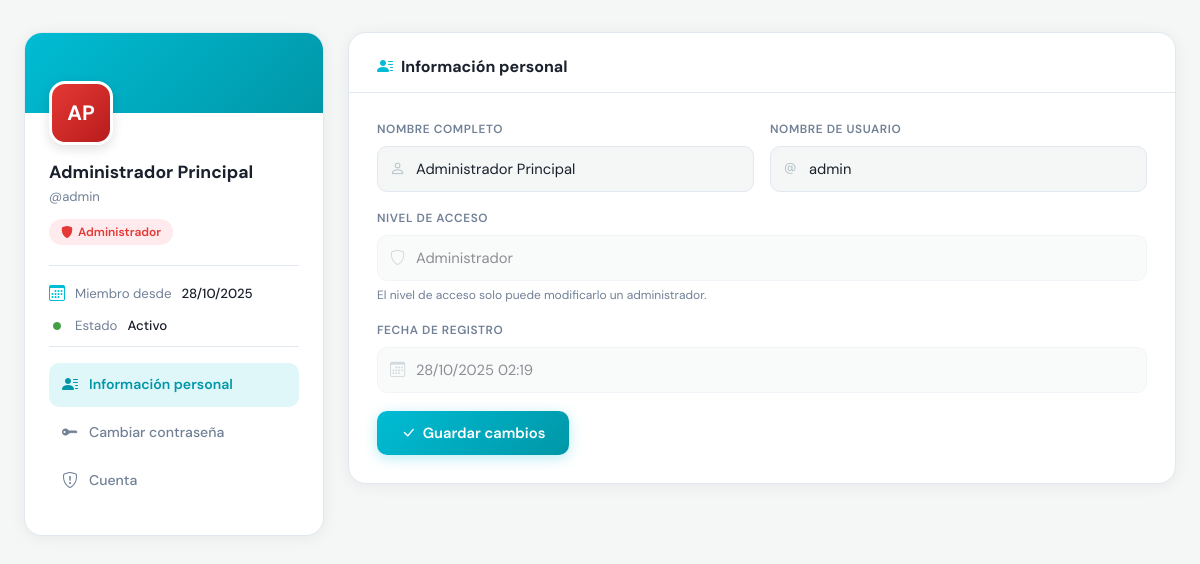
The page /formularios/perfil.php (signed in) on the database as committed earlier.
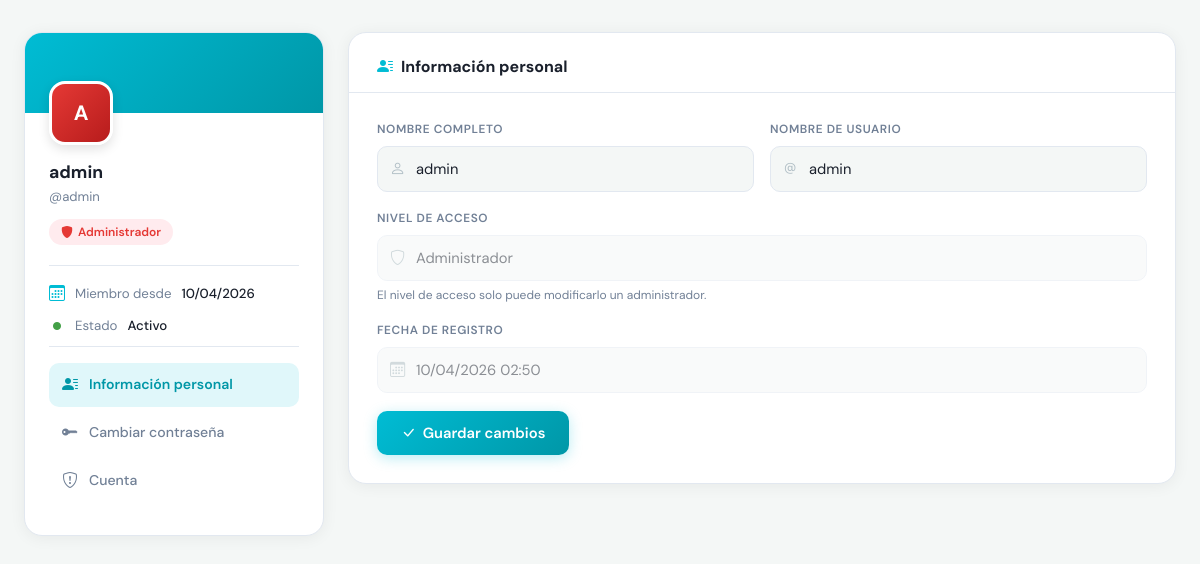
The same page on the database as committed later.
### tables this page shows
CREATE TABLE `usuarios` (
  `id_usuario` int(11) NOT NULL,
  `nombre_usuario` varchar(50) NOT NULL,
  `contraseña` varchar(255) NOT NULL,
  `nombre_completo` varchar(100) NOT NULL,
  `nivel_acceso` enum('admin','usuario') NOT NULL DEFAULT 'usuario',
  `fecha_creacion` timestamp NOT NULL DEFAULT CURRENT_TIMESTAMP,
  `activo` tinyint(1) NOT NULL DEFAULT '1'
);

### formularios/perfil.php (the view, shortened to what this page needs)
<?php
include '../db.php';
$id = $_SESSION['id_usuario'];
$tab_activo = isset($_GET['tab']) ? $_GET['tab'] : 'info';
$stmtU = $pdo->prepare("SELECT nombre_usuario, nombre_completo, nivel_acceso, fecha_creacion FROM usuarios WHERE id_usuario = ?");
$stmtU->execute([$id]);
$usuario = $stmtU->fetch(PDO::FETCH_ASSOC);
$partes   = explode(' ', $usuario['nombre_completo']);
$iniciales = strtoupper(substr($partes[0], 0, 1));
if (isset($partes[1])) $iniciales .= strtoupper(substr($partes[1], 0, 1));
$es_admin = $usuario['nivel_acceso'] === 'admin';
?>
<!DOCTYPE html>
<html lang="es">
<head>
    <link rel="stylesheet" href="../bootstrap.css">
    <link rel="stylesheet" href="https://cdn.jsdelivr.net/npm/bootstrap-icons@1.11.0/font/bootstrap-icons.css">
</head>
<body>
<div class="layout">
    <div class="profile-sidebar">
        <div class="profile-banner"></div>
        <div class="profile-body">
            <div class="avatar-wrap">
                <div class="avatar <?= $usuario['nivel_acceso'] ?>"><?= $iniciales ?></div>
            </div>
            <div class="profile-name"><?= htmlspecialchars($usuario['nombre_completo']) ?></div>
            <div class="profile-user">@<?= htmlspecialchars($usuario['nombre_usuario']) ?></div>
            <div class="badge-rol <?= $usuario['nivel_acceso'] ?>">
                <i class="bi bi-<?= $es_admin ? 'shield-fill' : 'person-fill' ?>"></i>
                <?= $es_admin ? 'Administrador' : 'Usuario' ?>
            </div>
            <div class="profile-meta">
                <div class="meta-item">
                    <i class="bi bi-calendar3"></i>
                    Miembro desde <span><?= date('d/m/Y', strtotime($usuario['fecha_creacion'])) ?></span>
                </div>
                <div class="meta-item">
                    <i class="bi bi-circle-fill" style="font-size:0.5rem; color:#43a047"></i>
                    Estado <span>Activo</span>
                </div>
            </div>
            <div class="profile-nav">
                <button class="nav-item <?= $tab_activo === 'info' ? 'active' : '' ?>" onclick="switchTab('info')">
                    <i class="bi bi-person-lines-fill"></i> Información personal
                </button>
                <button class="nav-item <?= $tab_activo === 'password' ? 'active' : '' ?>" onclick="switchTab('password')">
                    <i class="bi bi-key-fill"></i> Cambiar contraseña
                </button>
                <button class="nav-item <?= $tab_activo === 'cuenta' ? 'active' : '' ?>" onclick="switchTab('cuenta')">
                    <i class="bi bi-shield-exclamation"></i> Cuenta
                </button>
            </div>
        </div>
    </div>
    <div class="main-panel">
        <div class="panel-header">
            <h5 id="panel-title"><i class="bi bi-person-lines-fill"></i> Información personal</h5>
        </div>
        <div class="tab-content <?= $tab_activo === 'info' ? 'active' : '' ?>" id="tab-info">
            <form method="POST" action="perfil.php">
                <div class="form-row">
                    <div class="form-group">
                        <label>Nombre Completo</label>
                        <div class="input-wrap">
                            <input type="text" name="nombre_completo"
                                   value="<?= htmlspecialchars($usuario['nombre_completo']) ?>" required>
                        </div>
                    </div>
                    <div class="form-group">
                        <label>Nombre de Usuario</label>
                        <div class="input-wrap">
                            <input type="text" name="nombre_usuario"
                                   value="<?= htmlspecialchars($usuario['nombre_usuario']) ?>" required>
                        </div>
                    </div>
                </div>
                <div class="form-group">
                    <label>Nivel de Acceso</label>
                    <div class="input-wrap">
                        <i class="bi bi-shield ico"></i>
                        <input type="text" value="<?= $es_admin ? 'Administrador' : 'Usuario' ?>" disabled>
                    </div>
                    <div class="form-hint">El nivel de acceso solo puede modificarlo un administrador.</div>
                </div>
                <div class="form-group">
                    <label>Fecha de Registro</label>
                    <div class="input-wrap">
                        <i class="bi bi-calendar3 ico"></i>
                        <input type="text" value="<?= date('d/m/Y H:i', strtotime($usuario['fecha_creacion'])) ?>" disabled>
                    </div>
                </div>
                <button type="submit" class="btn-save">
                    <i class="bi bi-check-lg"></i> Guardar cambios
                </button>
            </form>
        </div>
    </div>
</div>
</body>
</html>

Rows that differ between the two databases and show on the page:
changed usuarios "admin": nombre_completo "AP" → "A"; nombre_completo "Administrador Principal" → "admin"; fecha_creacion "28/10/2025" → "10/04/2026"; fecha_creacion "28/10/2025 02:19" → "10/04/2026 02:50"
